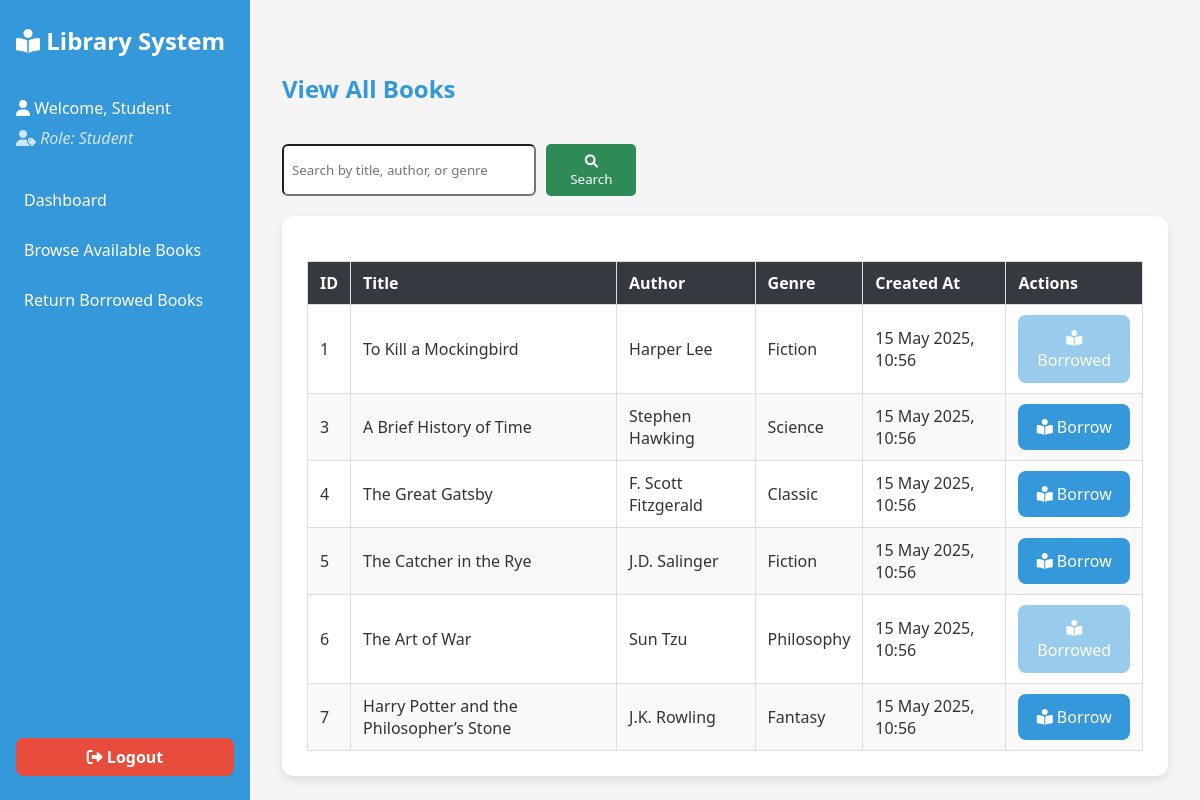
Page /view_books.php (signed in) on the committed database.
### tables this page shows
CREATE TABLE `books` (
  `id` int(11) NOT NULL,
  `title` varchar(255) NOT NULL,
  `author` varchar(100) DEFAULT NULL,
  `genre` varchar(50) DEFAULT NULL,
  `quantity` int(11) NOT NULL DEFAULT 1,
  `created_at` timestamp NOT NULL DEFAULT current_timestamp()
);

### view_books.php (the view, shortened to what this page needs)
<?php
require 'db.php';
$searchQuery = '';
$searchTerm = '';
$user_id = $_SESSION['user_id'];
$role = $_SESSION['role'] ?? 'student';
$borrowedBooks = [];
if ($role === 'student') {
    $checkBorrowedStmt = $conn->prepare("SELECT book_id FROM transactions WHERE user_id = ? AND return_date IS NULL");
    $checkBorrowedStmt->bind_param("i", $user_id);
    $checkBorrowedStmt->execute();
    $result = $checkBorrowedStmt->get_result();
    while ($row = $result->fetch_assoc()) {
        $borrowedBooks[] = $row['book_id'];
    }
}
if (!empty($searchQuery)) {
    $likeTerm = "%" . $searchTerm . "%";
    $stmt = $conn->prepare("SELECT * FROM books $searchQuery ORDER BY created_at ASC");
    $stmt->bind_param("sss", $likeTerm, $likeTerm, $likeTerm);
    $stmt->execute();
    $result = $stmt->get_result();
    $stmt->close();
} else {
    $result = $conn->query("SELECT * FROM books ORDER BY created_at ASC");
}
?>
<!DOCTYPE html>
<html lang="en">
<head>
    <link rel="stylesheet" href="css/style.css">
    <link rel="stylesheet" href="https://cdnjs.cloudflare.com/ajax/libs/font-awesome/6.0.0/css/all.min.css">
</head>
<body>
    <div class="dashboard-container">
        <?php include 'partials/sidebar.php'; ?>
        <main class="main-content">
            <div class="heading-row">
                <h2>View All Books</h2>
            </div>
            <form method="GET" class="search-form">
                <input type="text" name="search" placeholder="Search by title, author, or genre" value="<?= htmlspecialchars($searchTerm) ?>">
                <button type="submit" class="search-btn"><i class="fas fa-search"></i> Search</button>
            </form>
            <div class="card">
                <?php if ($result && $result->num_rows > 0): ?>
                    <table class="book-table">
                        <thead>
                            <tr>
                                <th>ID</th>
                                <th>Title</th>
                                <th>Author</th>
                                <th>Genre</th>
                                <th>Created At</th>
                                <th>Actions</th>
                            </tr>
                        </thead>
                        <tbody>
                            <?php while ($book = $result->fetch_assoc()): ?>
                                <tr>
                                    <td><?= $book['id'] ?></td>
                                    <td><?= htmlspecialchars($book['title']) ?></td>
                                    <td><?= htmlspecialchars($book['author']) ?></td>
                                    <td><?= htmlspecialchars($book['genre']) ?></td>
                                    <td><?= date('d M Y, H:i', strtotime($book['created_at'])) ?></td>
                                    <td>
                                        <?php if ($role === 'librarian'): ?>
                                            <a href="edit_book.php?id=<?= $book['id'] ?>" class="btn edit-btn"><i class="fas fa-edit"></i></a>
                                            <a href="view_books.php?delete_id=<?= $book['id'] ?>" class="btn delete-btn" onclick="return confirm('Are you sure you want to delete this book?');">
                                                <i class="fas fa-trash-alt"></i>
                                            </a>
                                        <?php else: ?>
                                            <form method="POST" style="display:inline;" onsubmit="return confirm('Are you sure you want to borrow this book?');">
                                                <button type="submit" class="btn borrow-btn" <?= ($book['quantity'] < 1 || in_array($book['id'], $borrowedBooks)) ? 'disabled' : '' ?>>
                                                    <i class="fas fa-book-reader"></i>
                                                    <?= ($book['quantity'] < 1) ? 'Unavailable' : (in_array($book['id'], $borrowedBooks) ? 'Borrowed' : 'Borrow') ?>
                                                </button>
                                            </form>
                                        <?php endif; ?>
                                    </td>
                                </tr>
                            <?php endwhile; ?>
                        </tbody>
                    </table>
                <?php else: ?>
                    <h3 style="text-align: center;">No books found<?= $searchTerm ? " for '$searchTerm'" : '' ?>.</h3>
                <?php endif; ?>
            </div>
        </main>
    </div>
</body>
</html>

### css/style.css (style rules this page uses)
:root { --primary-color: #3498db; --secondary-color: #2980b9; --danger-color: #dd0000; --danger-sec-color: #c50000; --error-color: #e74c3c; --success-color: #2ecc71; --text-color: #333; --light-gray: #f5f5f5; --border-radius: 8px; --box-shadow: 0 4px 6px rgba(0, 0, 0, 0.1); }
* { margin: 0; padding: 0; box-sizing: border-box; font-family: 'Segoe UI', Tahoma, Geneva, Verdana, sans-serif; }
body { background-color: var(--light-gray); display: flex; justify-content: center; align-items: center; min-height: 100vh; color: var(--text-color); background-image: linear-gradient(135deg, #f5f7fa 0%, #a6c4f3 100%); }
h2 { margin-bottom: 1.5rem; color: var(--primary-color); }
.btn { width: 100%; padding: 0.75rem; background-color: var(--primary-color); color: white; border: none; border-radius: var(--border-radius); font-size: 1rem; font-weight: 500; cursor: pointer; transition: background-color 0.3s ease; }
.dashboard-container { display: flex; height: 100vh; width: 100%; overflow: hidden; }
.main-content { flex: 1; padding: 2rem; background-color: var(--light-gray); overflow-y: auto; }
.book-table { width: 100%; border-collapse: collapse; margin-top: 20px; }
.book-table th, .book-table td { border: 1px solid #ddd; padding: 10px 12px; text-align: left; }
.book-table th { background-color: #343a40; color: #fff; }
.book-table tr:nth-child(even) { background-color: #f9f9f9; }
.heading-row { margin-top: 40px; display: flex; justify-content: space-between; align-items: center; margin-bottom: 15px; }
.card { background: #ffffff; padding: 20px; border-radius: 10px; box-shadow: 0 0 10px rgba(0, 0, 0, 0.1); }
.borrow-btn[disabled] { opacity: 0.5; cursor: not-allowed; }
.card { flex: 1 1 calc(33.333% - 20px); background: #ffffff; border-radius: 12px; box-shadow: 0 4px 10px rgba(0, 0, 0, 0.1); padding: 25px; text-align: center; transition: transform 0.3s ease; }
.search-form { margin-bottom: 20px; display: flex; gap: 10px; width: 40%; }
.search-form input[type="text"] { padding: 8px; flex: 1; border-radius: 6px; }
.search-btn { background-color: #2e8b57; color: white; border: none; padding: 8px 16px; cursor: pointer; border-radius: 5px; width: 90px; }

### rows in the picture
books: id "1", title "To Kill a Mockingbird", author "Harper Lee", genre "Fiction", created_at "15 May 2025, 10:56", quantity "Borrowed"
books: id "3", title "A Brief History of Time", author "Stephen Hawking", genre "Science", created_at "15 May 2025, 10:56", quantity "Borrow"
books: id "4", title "The Great Gatsby", author "F. Scott Fitzgerald", genre "Classic", created_at "15 May 2025, 10:56", quantity "Borrow"
books: id "5", title "The Catcher in the Rye", author "J.D. Salinger", genre "Fiction", created_at "15 May 2025, 10:56", quantity "Borrow"
books: id "6", title "The Art of War", author "Sun Tzu", genre "Philosophy", created_at "15 May 2025, 10:56", quantity "Borrowed"
books: id "7", title "Harry Potter and the Philosopher’s Stone", author "J.K. Rowling", genre "Fantasy", created_at "15 May 2025, 10:56", quantity "Borrow"

### other values in the picture
$name "Student"
$role "Student"
